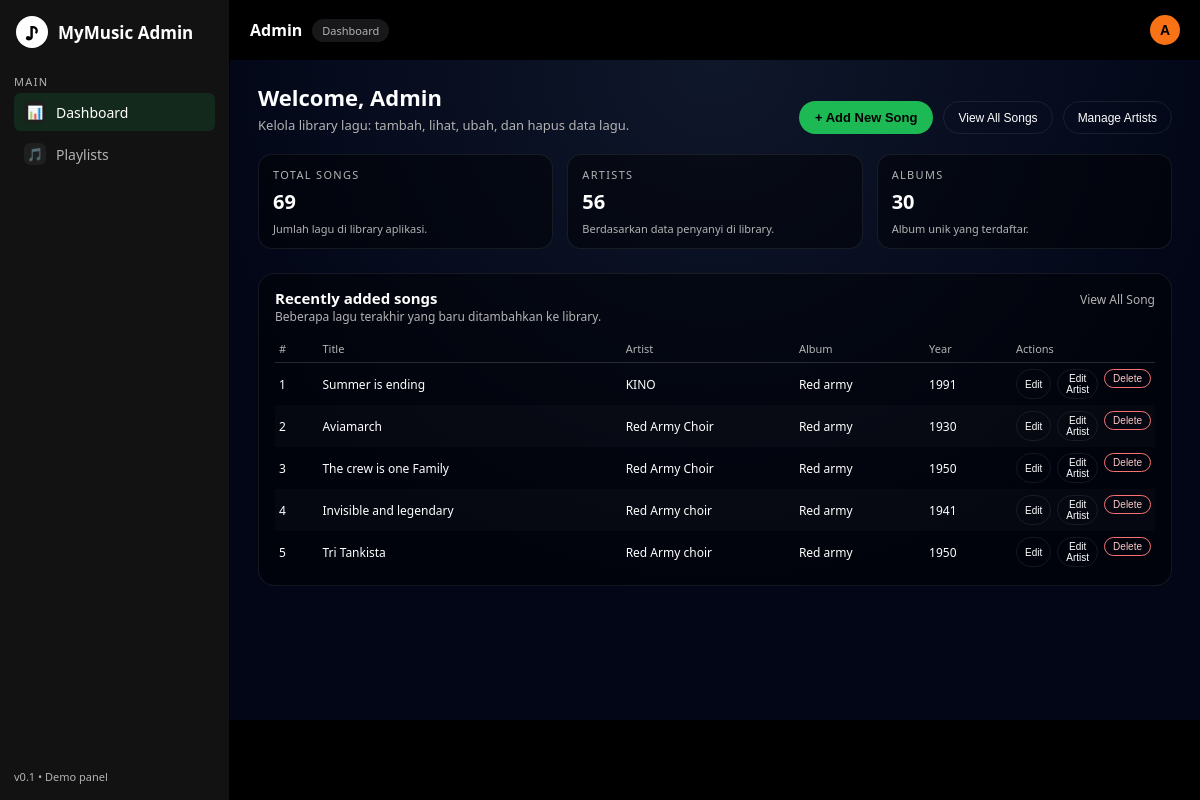
Page /admin (signed in) on the earlier database version.
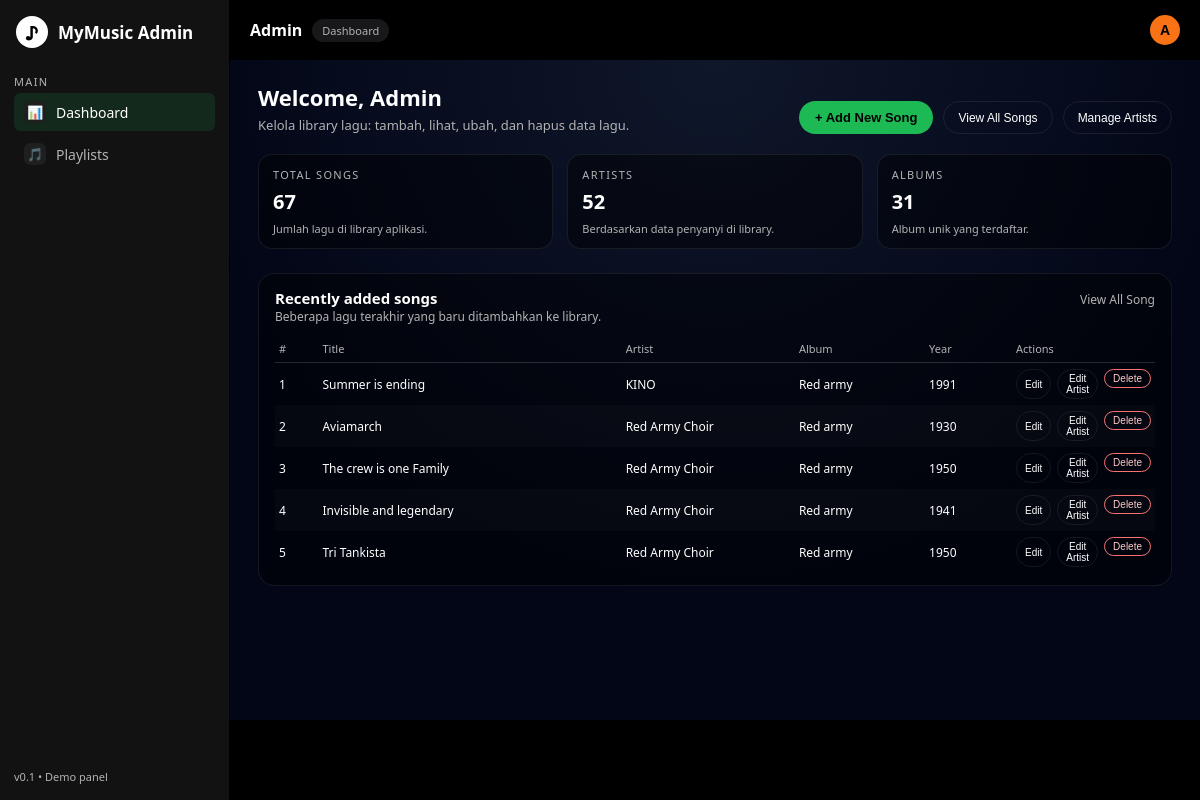
Same page on the later database version.
### app.py (models this page shows)
class Song(db.Model):
    id = db.Column(db.Integer, primary_key=True)
    title = db.Column(db.String(200), nullable=False)
    artist = db.Column(db.String(120), nullable=False)
    album = db.Column(db.String(120))
    genre = db.Column(db.String(50))
    year = db.Column(db.Integer)
    duration_ms = db.Column(db.Integer)
    cover_url = db.Column(db.String(500))
    audio_url = db.Column(db.String(500))
    description = db.Column(db.Text)
    created_at = db.Column(db.DateTime, default=datetime.utcnow)
    playlists = db.relationship(
        "Playlist",
        secondary=playlist_song,
        back_populates="songs"
    )

### app.py (the view)
@app.route("/admin")
def admin_page():
    user = get_current_user()
    if not user:
        session.clear()
        return redirect(url_for("login"))
    if user.role != "admin":
        return redirect(url_for("home_page"))
    total_songs = Song.query.count()
    total_artists = (
        db.session.query(func.count(func.distinct(Song.artist)))
        .scalar()
        or 0
    )
    total_albums = (
        db.session.query(func.count(func.distinct(Song.album)))
        .scalar()
        or 0
    )
    recent_songs = (
        Song.query
        .order_by(Song.created_at.desc())
        .limit(5)
        .all()
    )
    return render_template(
        "admin_home.html",
        current_user=user,
        total_songs=total_songs,
        total_artists=total_artists,
        total_albums=total_albums,
        recent_songs=recent_songs,
    )

### app.py (called while the page is built)
def get_current_user():
    email = session.get("user_email")
    if not email:
        return None
    return User.query.filter_by(email=email).first()

### templates/admin_home.html (shortened to what the changed rows need)
<!DOCTYPE html>
<html lang="en">
<head>
</head>
<body>
<div class="app">
  <main class="main">
    <div class="content">
      <div class="page-header">
        <div class="page-title-block">
          <h1 class="page-title">Welcome, {{ current_user.display_name or 'Admin' }}</h1>
        </div>
      </div>
      <section class="stats-grid">
        <article class="stat-card">
          <span class="stat-label">Total songs</span>
          <span class="stat-value">{{ total_songs }}</span>
          <span class="stat-footer">Jumlah lagu di library aplikasi.</span>
        </article>
        <article class="stat-card">
          <span class="stat-label">Artists</span>
          <span class="stat-value">{{ total_artists }}</span>
          <span class="stat-footer">Berdasarkan data penyanyi di library.</span>
        </article>
        <article class="stat-card">
          <span class="stat-label">Albums</span>
          <span class="stat-value">{{ total_albums }}</span>
          <span class="stat-footer">Album unik yang terdaftar.</span>
        </article>
      </section>
      <section class="panel">
        <div class="panel-header">
          <div>
            <h2 class="panel-title">Recently added songs</h2>
          </div>
        </div>
        <div class="panel-body">
          <table>
            <thead>
              <tr>
                <th style="width:5%;">#</th>
                <th style="width:35%;">Title</th>
                <th style="width:20%;">Artist</th>
                <th style="width:15%;">Album</th>
                <th style="width:10%;">Year</th>
                <th style="width:15%;">Actions</th>
              </tr>
            </thead>
            <tbody>
              {% for song in recent_songs %}
                <tr>
                  <td>{{ loop.index }}</td>
                  <td>{{ song.title }}</td>
                  <td>{{ song.artist }}</td>
                  <td>
                    {% if song.album %}
                      {{ song.album }}
                    {% else %}
                      <span class="tag">Single</span>
                    {% endif %}
                  </td>
                  <td>{{ song.year or '-' }}</td>
                  <td>
  <div class="cell-actions">
    <button class="btn-small"
            onclick="window.location.href='{{ url_for('admin_edit_song', song_id=song.id) }}'">
      Edit
    </button>
    <button class="btn-small"
            onclick="window.location.href='{{ url_for('admin_edit_artist', name=song.artist) }}'">
      Edit Artist
    </button>
    <form method="POST"
          action="{{ url_for('admin_delete_song', song_id=song.id) }}"
          style="display:inline;"
          onsubmit="return confirm('Yakin ingin menghapus lagu ini?');">
      <button type="submit" class="btn-small btn-small--danger">
        Delete
      </button>
    </form>
  </div>
</td>
                </tr>
              {% else %}
                <tr>
                  <td colspan="6">Belum ada lagu di database.</td>
                </tr>
              {% endfor %}
            </tbody>
          </table>
        </div>
      </section>
    </div>
  </main>
</div>
</body>
</html>

Differences in the rows shown:
changed Song "Invisible and legendary": artist "Red Army choir" → "Red Army Choir"
changed Song "Tri Tankista": artist "Red Army choir" → "Red Army Choir"
Other differences:
{{ total_songs }}: "69" → "67"
{{ total_artists }}: "56" → "52"
{{ total_albums }}: "30" → "31"
